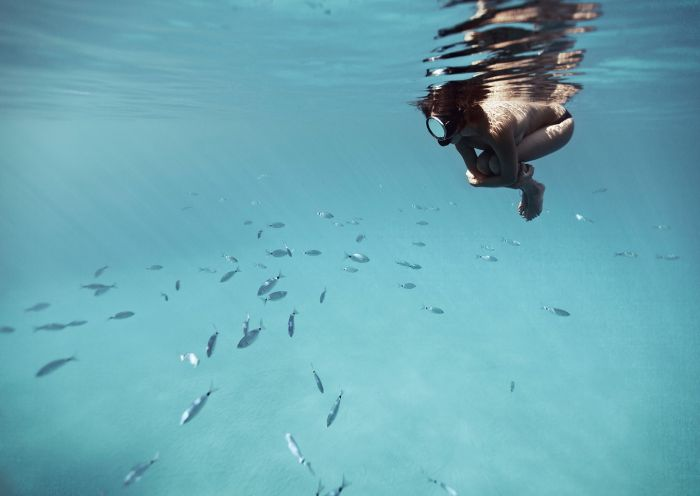
#> input picture datasets/uieb/train/raw/108_img_.png, 700 x 496 px; its folder holds only this picture in this run
$ python run_baselines.py
#> lines starting #> are read from the running program, lines starting #| are printed output that depends on the picture
#> in main, img is the input picture: shape (496, 700, 3); mean B, G, R 180.7, 169, 106.3
### baselines/gray.py
# baselines/gray_world.py
import numpy as np
import cv2

def gray_world_bgr(img_bgr: np.ndarray) -> np.ndarray:
    """
    Gray-world white balance.
    Input/Output: uint8 BGR image.

    So basically all the pixels shuold average out to a gray color
    Underwater images lose red wavelengths first, so we boost red channel while decreasing blue and green

    """
    img = img_bgr.astype(np.float32)
    b, g, r = cv2.split(img)
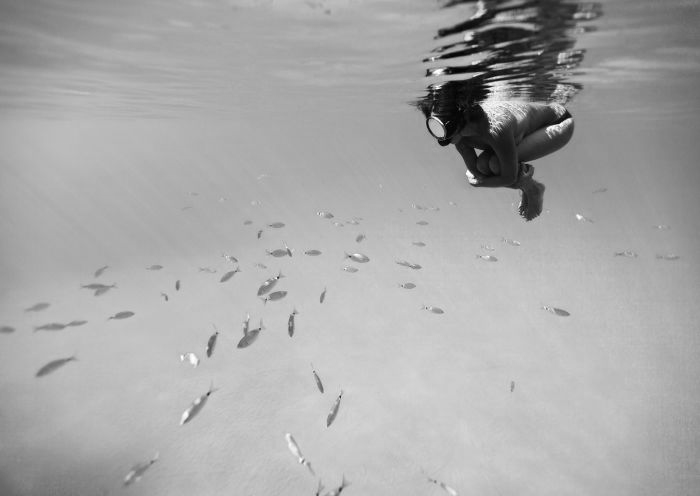
#> g: shape (496, 700) float32; min 0, max 255, mean 169
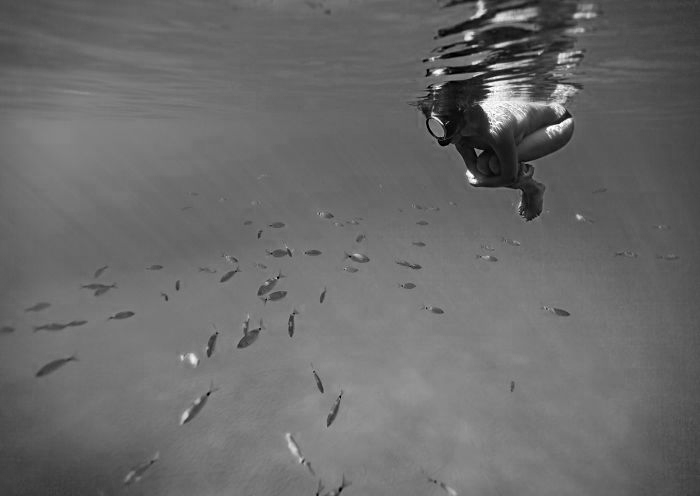
#> r: shape (496, 700) float32; min 0, max 255, mean 106.3

    b_mean, g_mean, r_mean = b.mean(), g.mean(), r.mean()
#> b_mean = 180.7; g_mean = 169; r_mean = 106.3
    gray = (b_mean + g_mean + r_mean) / 3.0
#> gray = 152

    b *= gray / (b_mean + 1e-6)
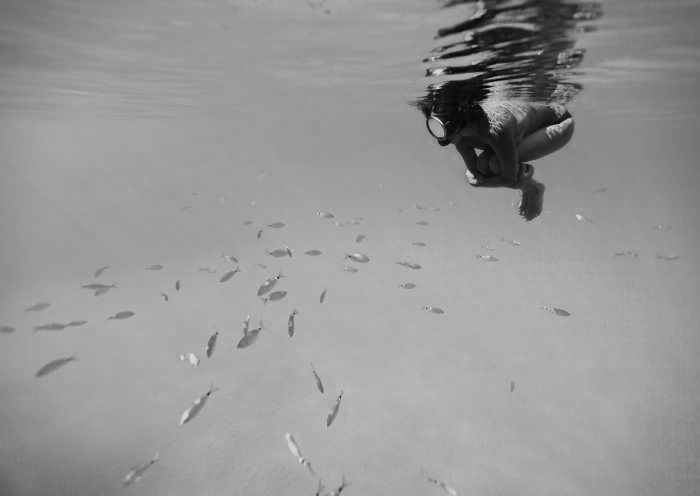
#> b: shape (496, 700) float32; min 0, max 214.5, mean 152
    g *= gray / (g_mean + 1e-6)
    r *= gray / (r_mean + 1e-6)

    out = cv2.merge([b, g, r])
    return np.clip(out, 0, 255).astype(np.uint8)

### baselines/clahe.py
# baselines/clahe.py
import numpy as np
import cv2

def clahe_lab_bgr(img_bgr: np.ndarray, clip_limit: float = 2.0, tile_grid_size=(8, 8),) -> np.ndarray:
    """
    CLAHE applied to L channel in LAB color space. - Lightness (black-white), red-green, blue-yellow
    Input/Output: uint8 BGR image.

    Enhances local contrast, which can help bring out details in underwater images.
    Split image into tiles and apply histogram equalization to each tile.

    Makes edges more visible
    Recovers details in murky regions
    Improves feature detection

    Can amplify noise
    """
#> called with clip_limit = 2, tile_grid_size = (8, 8)
    lab = cv2.cvtColor(img_bgr, cv2.COLOR_BGR2LAB)
#> lab: shape (496, 700, 3); mean of channels 0, 1, 2 166.8, 111.3, 115.7
    l, a, b = cv2.split(lab)
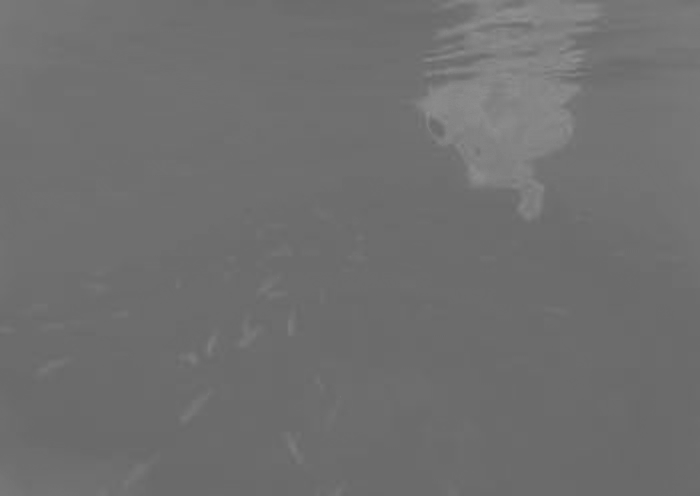
#> a: shape (496, 700); min 104, max 143, mean 111.3

    clahe = cv2.createCLAHE(
        clipLimit=clip_limit,
        tileGridSize=tile_grid_size,
    )
    l2 = clahe.apply(l)
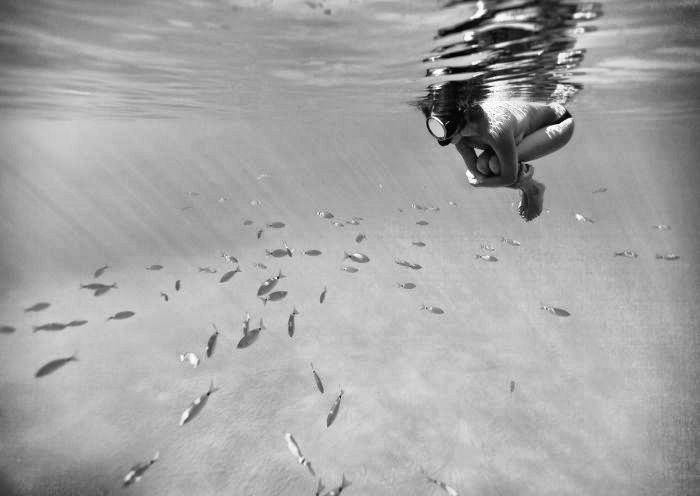
#> l2: shape (496, 700); min 0, max 255, mean 165.4

    lab2 = cv2.merge([l2, a, b])
#> lab2: shape (496, 700, 3); mean of channels 0, 1, 2 165.4, 111.3, 115.7
    return cv2.cvtColor(lab2, cv2.COLOR_LAB2BGR)
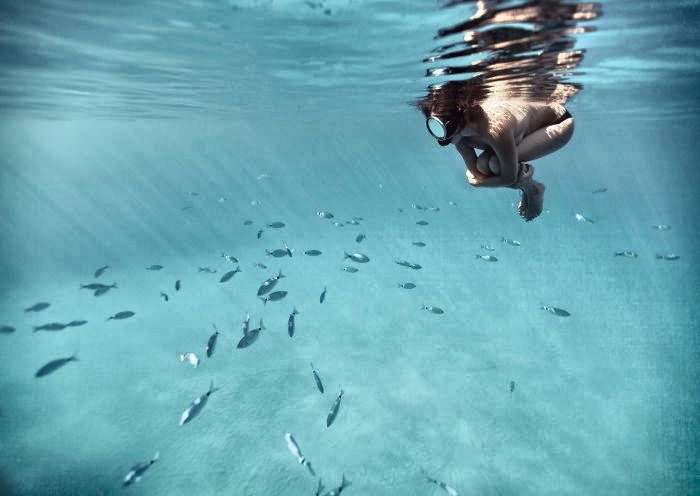
#> returned value: shape (496, 700, 3); mean B, G, R 179.4, 167.7, 104.7

### scripts/run_baselines.py
# scripts/run_baselines.py
from pathlib import Path
import cv2
from tqdm import tqdm

from baselines.gray import gray_world_bgr
from baselines.clahe import clahe_lab_bgr

RAW_DIR = Path("datasets/uieb/train/raw")
OUT_DIR = Path("results/baselines/train")
OUT_DIR.mkdir(parents=True, exist_ok=True)

def side_by_side(*imgs_bgr):

    return cv2.hconcat(imgs_bgr)

def main(limit: int = 60):
    paths = sorted(
        p for p in RAW_DIR.iterdir()
        if p.suffix.lower() in {".jpg", ".jpeg", ".png"}
    )[:limit]

    for p in tqdm(paths, desc="Running baselines"):
        img = cv2.imread(str(p), cv2.IMREAD_COLOR)
        if img is None:
            continue

        gw = gray_world_bgr(img)
        cl = clahe_lab_bgr(img)

        panel = side_by_side(img, gw, cl)
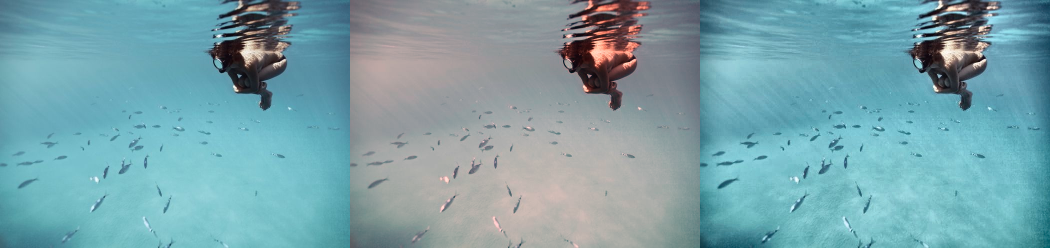
#> panel: shape (496, 2100, 3) (shown at 1/2 size); mean B, G, R 170.5, 162.7, 120.7
        out_path = OUT_DIR / f"{p.stem}_raw_gw_clahe.png"
        cv2.imwrite(str(out_path), panel)

if __name__ == "__main__":
    main()

$ run again, on datasets/uieb/train/raw/146_img_.png
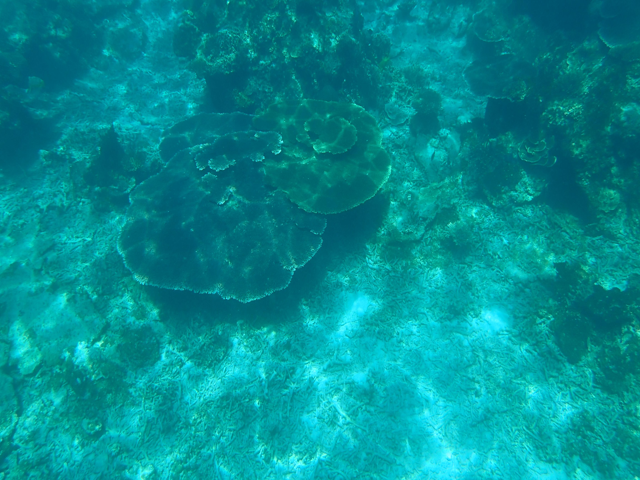
#> input picture datasets/uieb/train/raw/146_img_.png, 640 x 480 px
#> in main, img is the input picture: shape (480, 640, 3); mean B, G, R 145.8, 140.6, 3
#> in gray_world_bgr, `b, g, r = cv2.split(img)`:
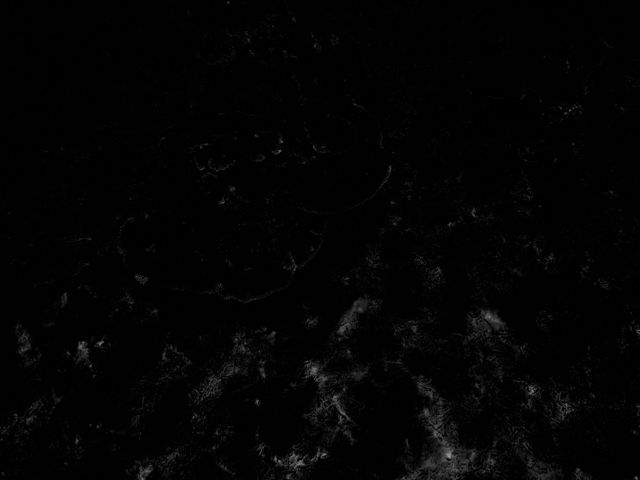
#> r: shape (480, 640) float32; min 0, max 157, mean 3
#> b_mean = 145.8; g_mean = 140.6; r_mean = 3.03
#> gray = 96.48
#> lab: shape (480, 640, 3); mean of channels 0, 1, 2 134.5, 99.2, 116.1
#> lab2: shape (480, 640, 3); mean of channels 0, 1, 2 122.6, 99.2, 116.1
#> in main, `panel = side_by_side(img, gw, cl)`:
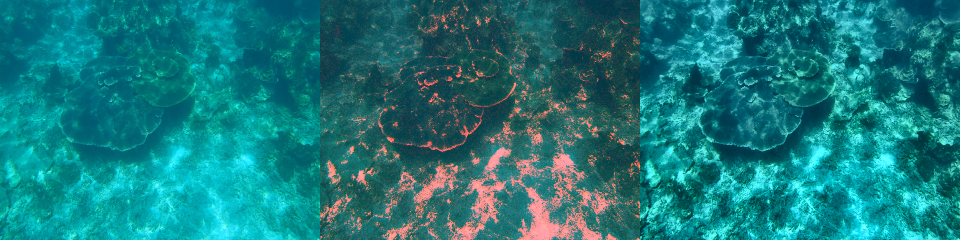
#> panel: shape (480, 1920, 3) (shown at 1/2 size); mean B, G, R 125.4, 122, 24.2

$ run again, on datasets/uieb/train/raw/154_img_.png
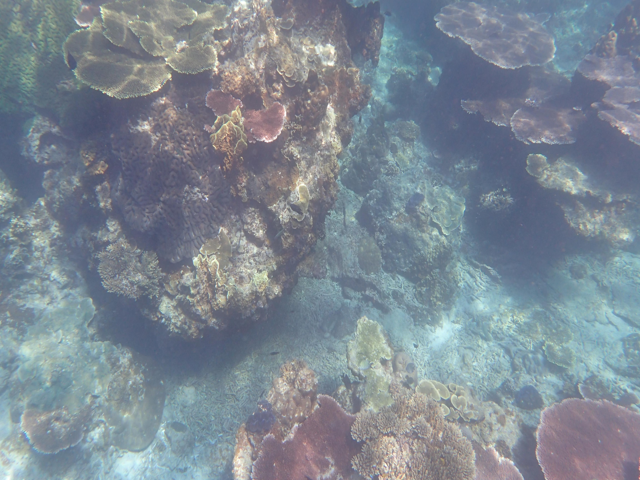
#> input picture datasets/uieb/train/raw/154_img_.png, 640 x 480 px
#> in main, img is the input picture: shape (480, 640, 3); mean B, G, R 146.9, 135.8, 124.9
#> in gray_world_bgr, `b, g, r = cv2.split(img)`:
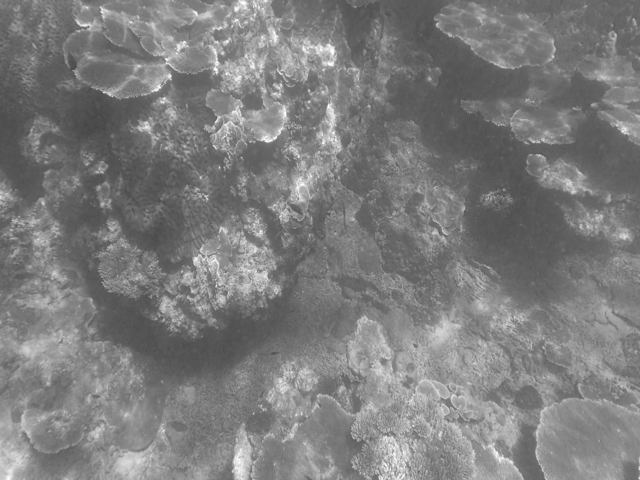
#> r: shape (480, 640) float32; min 69, max 255, mean 124.9
#> b_mean = 146.9; g_mean = 135.8; r_mean = 124.9
#> gray = 135.8
#> lab: shape (480, 640, 3); mean of channels 0, 1, 2 142.8, 126.8, 120.7
#> lab2: shape (480, 640, 3); mean of channels 0, 1, 2 125.2, 126.8, 120.7
#> in main, `panel = side_by_side(img, gw, cl)`:
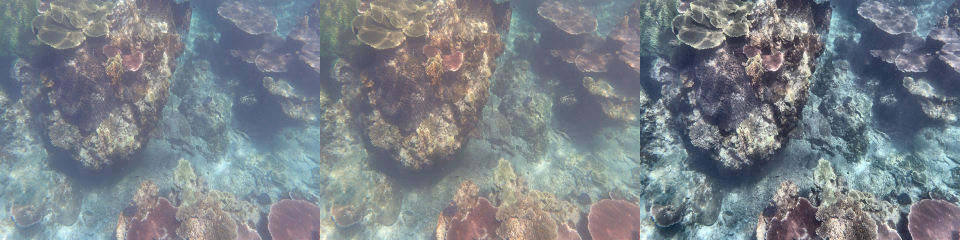
#> panel: shape (480, 1920, 3) (shown at 1/2 size); mean B, G, R 137.3, 130.3, 122.8

$ run again, on datasets/uieb/train/raw/168_img_.png
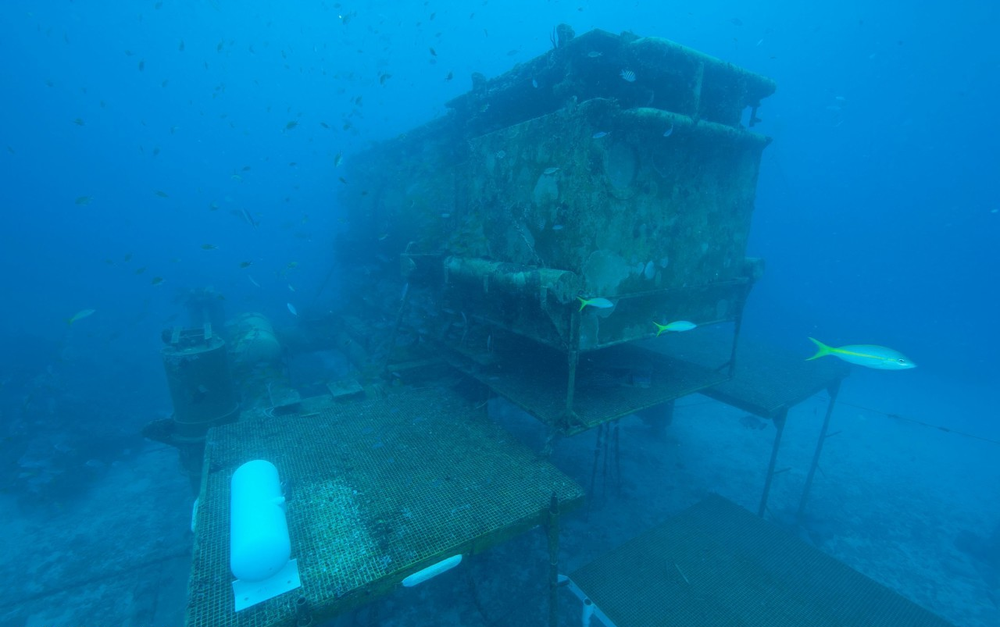
#> input picture datasets/uieb/train/raw/168_img_.png, 1000 x 627 px, shrunk from 1280 x 803 before the run
#> in main, img is the input picture: shape (627, 1000, 3); mean B, G, R 173.2, 117.6, 1.8
#> b_mean = 173.2; g_mean = 117.6; r_mean = 1.78
#> gray = 97.53
#> lab: shape (627, 1000, 3); mean of channels 0, 1, 2 119.2, 121.5, 91
#> lab2: shape (627, 1000, 3); mean of channels 0, 1, 2 123.1, 121.5, 91
#> in main, `panel = side_by_side(img, gw, cl)`:
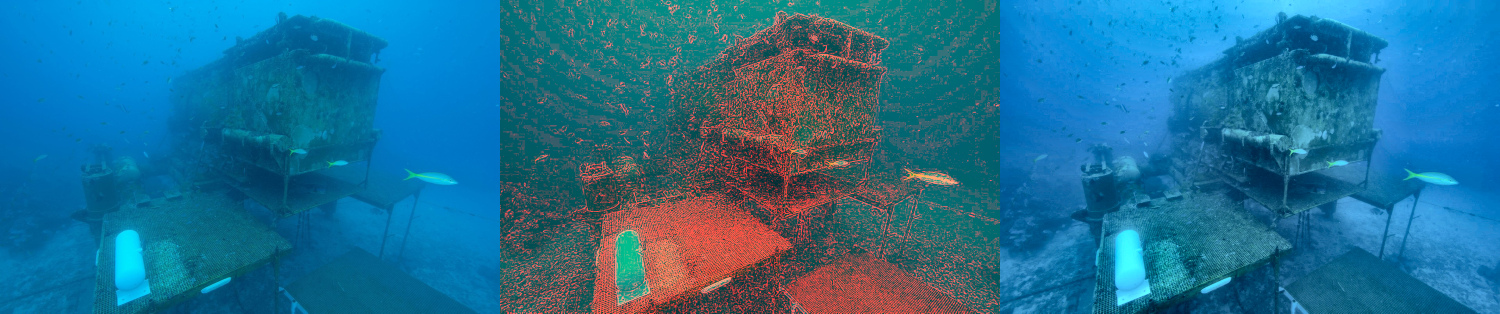
#> panel: shape (627, 3000, 3) (shown at 1/2 size); mean B, G, R 149.2, 112.2, 31.5
